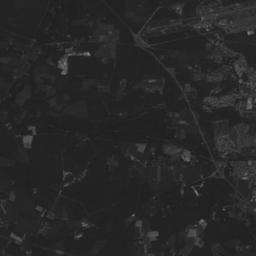
#> input picture TPs/TPsegmentation/images/spot.tif, 256 x 256 px, shrunk from 512 x 512 before the run
$ python sobel.py
#> lines starting #> are read from the running program, lines starting #| are printed output that depends on the picture; after the words box and inside, x2 and y2 are one past the last pixel; in counts of white or black regions, pixels touching at a corner belong together
### TPs/TPsegmentation/hysteresis.py
#!/usr/bin/env python
# -*- coding: utf-8 -*-
"""
Created on 22 May 2019

@author: M Roux
"""


import matplotlib.pyplot as plt
from skimage import data, filters
from skimage import io as skio
from scipy import ndimage
import mrlab as mr

# POUR LA MORPHO
import skimage.morphology as morpho
import skimage.feature as skf
from scipy import ndimage as ndi


def tophat(im,rayon):
    se=morpho.square(rayon)
    ero=morpho.erosion(im,se)
    dil=morpho.dilation(ero,se)
    tophat=im-dil
    return tophat

fig, ax = plt.subplots(nrows=2, ncols=3)

ima = skio.imread('images/spot.tif')
#> ima is the input picture: shape (256, 256); min 30, max 133, mean 39.6
rayon=3
top=tophat(ima,rayon)


low = 2
high = 4

lowt = (top > low).astype(int)
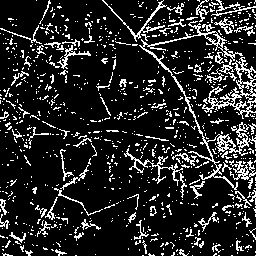
#> lowt: shape (256, 256) int64; values 0 (black) and 1 (white), 15.3% white in thin lines or dots
hight = (top > high).astype(int)
#> hight: shape (256, 256) int64; values 0 (black) and 1 (white), 8.9% white in thin lines or dots
hyst = filters.apply_hysteresis_threshold(top, low, high)
#> hyst: shape (256, 256) bool; 13.4% white in thin lines or dots

plt.imshow(hyst)

ax[0, 0].imshow(ima, cmap='gray')
ax[0, 0].set_title('Original image')

ax[0, 1].imshow(top, cmap='magma')
ax[0, 1].set_title('Tophat filter')

ax[1, 0].imshow(lowt, cmap='magma')
ax[1, 0].set_title('Low threshold')

ax[1, 1].imshow(hight, cmap='magma')
ax[1, 1].set_title('High threshold')

ax[0, 2].imshow(hyst, cmap='magma')
ax[0, 2].set_title('Hysteresis')

ax[1, 2].imshow(hight + hyst, cmap='magma')
ax[1, 2].set_title('High + Hysteresis')

for a in ax.ravel():
    a.axis('off')

plt.tight_layout()

plt.show()
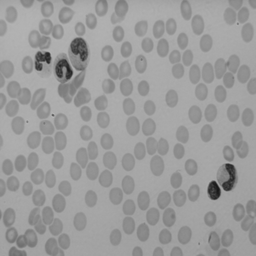
#> input picture TPs/TPsegmentation/images/cell.tif, 256 x 256 px, shrunk from 512 x 512 before the run
#> further down, ima is the input picture: shape (256, 256); min 24, max 181, mean 155.6

### TPs/TPsegmentation/mrlab.py
# -*- coding: utf-8 -*-
#
#
#
#########################################################################
u"""
lecture, écriture et affichage d'images à forte dynamique, réeles ou complexes (radar)
"""

MRLABVERSION=u"V0.1  Version du 21 mai 2019"

#############################################################################
import numpy as np

import math

globalparamnotebook=0

##############################################################################
#
def version():
    return MRLABVERSION
##############################################################################
#############################
# [84 lines left out: functions notebook, dericheGradX, dericheGradY, not called in this run]


################################################
# 22 mai 2019
def sobelGradX(ima):

    nl,nc=ima.shape
#> nl = 256; nc = 256
    gradx=np.zeros((nl,nc))


#gradx=np.zeros(nl,nc)
    for i in range(1,nl-1):
        for j in range(1,nc-1):
            gradx[i,j]=ima[i-1,j+1]+2*ima[i,j+1]+ima[i+1,j+1]-ima[i-1,j-1]-2*ima[i,j-1]-ima[i+1,j-1];

    return gradx

################################################
# 22 mai 2019
def sobelGradY(ima):

    nl,nc=ima.shape
#> nl = 256; nc = 256
    grady=np.zeros((nl,nc))


#gradx=np.zeros(nl,nc)
    for i in range(1,nl-1):
        for j in range(1,nc-1):
            grady[i,j]=ima[i+1,j-1]+2*ima[i+1,j]+ima[i+1,j+1]-ima[i-1,j-1]-2*ima[i-1,j]-ima[i-1,j+1];
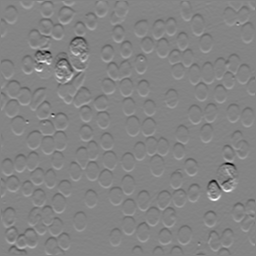
#> grady: shape (256, 256) float64; min -1.92, max 1.77, mean -0.000377; drawn with min black and max white
#> `contoursnorme =(norme>seuilnorme)`: contoursnorme: shape (256, 256) bool; 1.3% white in thin lines or dots, all inside (x1, y1, x2, y2) = (8, 24, 239, 255)

    return grady
################################################
# 27 juilet 2019
def toto(a):
    print ('a : %f'%a)

################################################
# 22 mai 2019

# [72 lines left out: functions normeGradient, dericheSmoothX, dericheSmoothY, not called in this run]


################################################
# 22 mai 2019
def maximaDirectionGradient(gradx,grady):


    nl,nc=gradx.shape
#> nl = 256; nc = 256

    norme=np.sqrt(gradx*gradx+grady*grady)+0.1

    gradx=np.divide(gradx,norme)
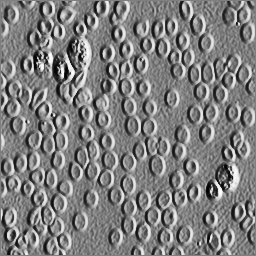
#> gradx: shape (256, 256) float64; min -0.941, max 0.945, mean 0.000161; drawn with min black and max white
    grady=np.divide(grady,norme)
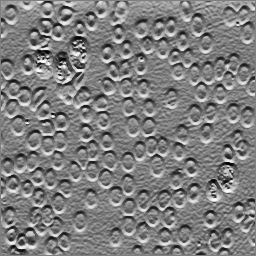
#> grady: shape (256, 256) float64; min -0.948, max 0.944, mean -0.00346; drawn with min black and max white

    contours=np.zeros((nl,nc),dtype=int);

    for i in range(1,nl-1):
        for j in range(1,nc-1):
            G1=interpolationbilineaire(norme,i+grady[i,j],j+gradx[i,j]);
            G2=interpolationbilineaire(norme,i-grady[i,j],j-gradx[i,j]);
            if norme[i,j]>=G1 and norme[i,j]>=G2:
                contours[i,j]=1
            else:
                contours[i,j]=0
#> this loop made 254 passes
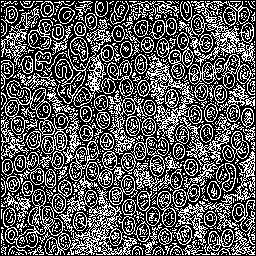
#> contours: shape (256, 256) int64; values 0 (black) and 1 (white), 35.8% white in thin lines or dots

    return contours

################################################
# 22 mai 2019
def interpolationbilineaire(ima,l,c):

    l,c

    l1=l-np.floor(l)
    l2=np.ceil(l)-l
    c1=c-np.floor(c)
    c2=np.ceil(c)-c


    ll=np.uint32(np.floor(l))
    cc=np.uint32(np.floor(c))

    val=ima[ll,cc]*l2*c2+ima[ll+1,cc]*l1*c2+ima[ll,cc+1]*l2*c1+ima[ll+1,cc+1]*l1*c1

    return val


############################################################################
# Septembre 2017 : une liste de paramètres sont requis
#

### TPs/TPsegmentation/sobel.py
#!/usr/bin/env python
# -*- coding: utf-8 -*-
"""
Created on 22 May 2019

@author: M Roux
"""

import math
import numpy as np
import matplotlib.pyplot as plt
import skimage as sk

from scipy import ndimage
from scipy import signal

from skimage import io

from skimage import filters
import skimage.morphology as morpho


##############################################

import mrlab as mr
import hysteresis as hys

##############################################"

############## le close('all') de Matlab
plt.close('all')
################################"


def tophat(im,rayon):
    se=morpho.square(rayon)
    ero=morpho.erosion(im,se)
    dil=morpho.dilation(ero,se)
    tophat=im-dil
    return tophat

ima=io.imread('images/cell.tif')


sigma=0
seuilnorme=0.6


gfima=filters.gaussian(ima,sigma)

plt.figure('Image originale')
plt.imshow(ima, cmap='gray')

plt.figure('Image filtrée (passe-bas)')
plt.imshow(gfima, cmap='gray')

gradx=mr.sobelGradX(gfima)
grady=mr.sobelGradY(gfima)

plt.figure('Gradient horizontal')
plt.imshow(gradx, cmap='gray')

plt.figure('Gradient vertical')
plt.imshow(grady, cmap='gray')

norme=np.sqrt(gradx*gradx+grady*grady)


plt.figure('Norme du gradient')
plt.imshow(norme, cmap='gray')

direction=np.arctan2(grady,gradx)

plt.figure('Direction du Gradient')
plt.imshow(direction, cmap='gray')


contoursnorme =(norme>seuilnorme)


plt.figure('Norme seuillée')
plt.imshow(255*contoursnorme)


contours=np.uint8(mr.maximaDirectionGradient(gradx,grady))

plt.figure('Maxima du gradient dans la direction du gradient')
plt.imshow(255*contours)


valcontours=(norme>seuilnorme)*contours

plt.figure()
plt.imshow(255*valcontours)
plt.show()
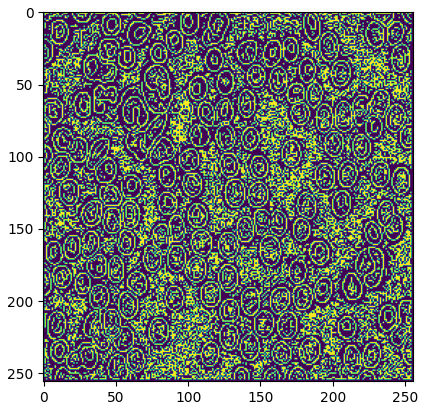
#> figure drawn by matplotlib, 1 panel

rayon=3
top=tophat(valcontours,rayon)
#> in tophat, `ero=morpho.erosion(im,se)`: ero: shape (256, 256); every value is 0

low = 1
high = 6

lowt = (top > low).astype(int)
#> lowt: shape (256, 256) int64; every value is 0
hight = (top > high).astype(int)
hyst = filters.apply_hysteresis_threshold(top, low, high)

plt.imshow(hyst)
